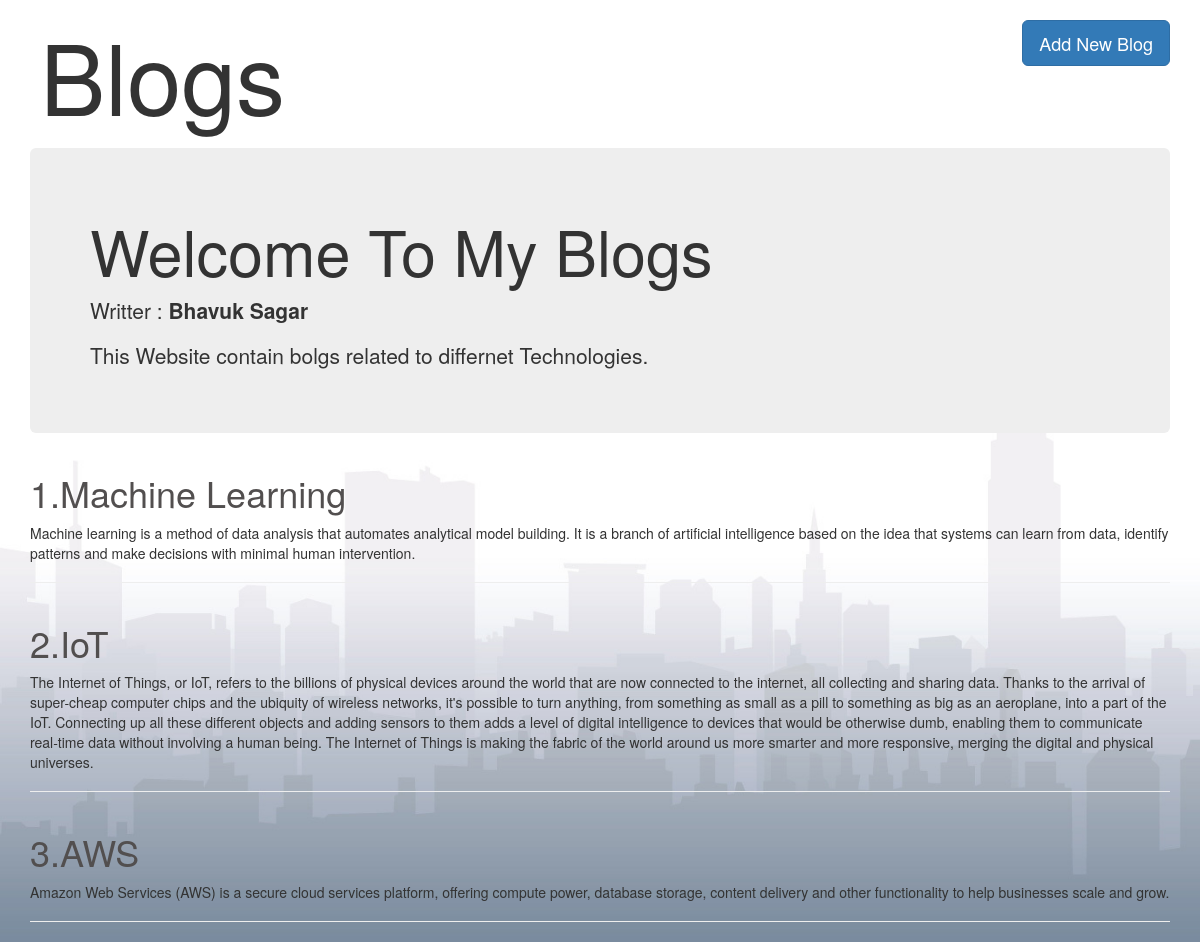
The page / on the database its author committed.
### blog/models.py (models this page shows, shortened)
class art(models.Model):
    title = models.CharField(max_length=30)
    text= models.TextField()

### blog/views.py (the view)
# urls.py: path('', views.homePage.as_view(),name='home'),
class homePage(ListView):
    model =art
    template_name='index.html'

### templates/index.html (shortened to what this page needs)
{% load static %}
<!DOCTYPE html>
<html lang="en">
<head>
	<link rel="stylesheet" media="screen" href="https://cdnjs.cloudflare.com/ajax/libs/twitter-bootstrap/3.3.5/css/bootstrap.min.css">
	<link href="https://stackpath.bootstrapcdn.com/font-awesome/4.7.0/css/font-awesome.min.css" rel="stylesheet">
	<link rel="stylesheet" href="{% static 'style.css'%}" class="">
	 <link rel="stylesheet" href="https://cdnjs.cloudflare.com/ajax/libs/animate.css/3.7.2/animate.min.css">
</head>
<body>
    <header>
        <nav>
            <ul>
                <li><h1 class="na animated infinite bounce ">Blogs</h1></li>
                <li class="sem"><a class="btn btn-primary btn-lg" href="{% url 'new' %}" role="button">Add New Blog</a></li>
            </ul>
        </nav>
    </header>
	<div class="container">
	<div class="jumbotron">
        <h1>Welcome To My Blogs</h1>
  <p>Writter : <b>Bhavuk Sagar</b> </p>
  <p>This Website contain bolgs related to differnet Technologies.</p>
</div>
{% for i in object_list %}
    <div class="page-header ss ">
  <a href="{% url 'detail' i.pk  %}"> <h1>{{i.id}}.{{ i.title }}</h1></a>
	<p>{{i.text}}</p>
</div>
{% endfor %}
	</div>
</body>

### static/style.css (style rules this page uses)
li { display: inline-block; list-style: none; }
.sem { float: right; margin-right: 30px; margin-top: 20px; margin-bottom: 10px; }
.na { font-size: 7em; }
body { background: url(img.jpeg) no-repeat center center fixed ; background-size: cover; opacity: inherit; }
.ss a { text-decoration: none; color: #524F4F; }

### rows shown on the page
art: id "1", title "Machine Learning", text "Machine learning is a method of data analysis that automates analytical model building. It is a branch of artificial intelligence based on the idea that systems can learn from data, identify patterns and make decisions with minimal human intervention."
art: id "2", title "IoT", text "The Internet of Things, or IoT, refers to the billions of physical devices around the world that are now connected to the internet, all collecting and sharing data. Thanks to the arrival of super-cheap computer chips and the ubiquity of wireless networks, it's possible to turn anything, from something as small as a pill to something as big as an aeroplane, into a part of the IoT. Connecting up all these different objects and adding sensors to them adds a level of digital intelligence to devices that would be otherwise dumb, enabling them to communicate real-time data without involving a human being. The Internet of Things is making the fabric of the world around us more smarter and more…"
art: id "3", title "AWS", text "Amazon Web Services (AWS) is a secure cloud services platform, offering compute power, database storage, content delivery and other functionality to help businesses scale and grow."
